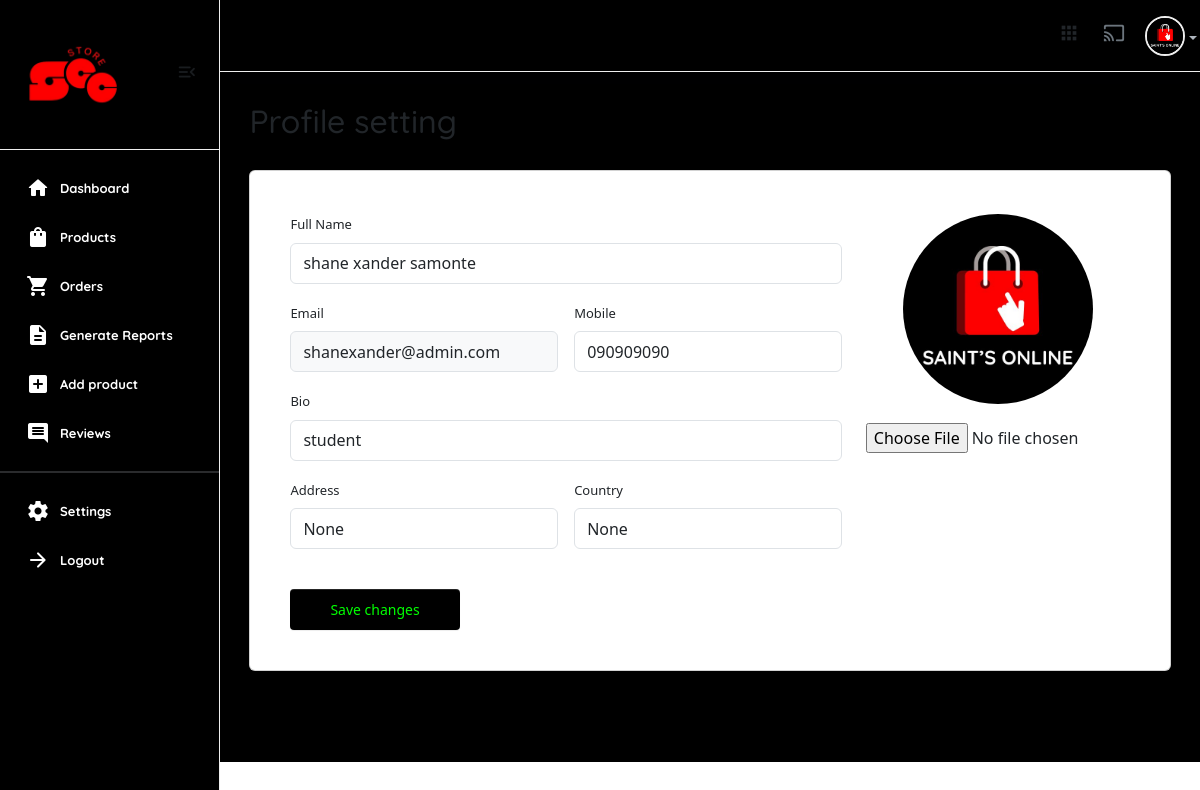
/useradmin/settings/ (signed in), run on the app's committed database.
### userauths/models.py (models this page shows, shortened)
class User(AbstractUser):
    email = models.EmailField(unique=True)
    username = models.CharField(max_length=100)
    bio = models.CharField(max_length=100)
    password = models.CharField(max_length=255)
    avatar = models.ImageField(upload_to='image/')
    USERNAME_FIELD = "email"
    REQUIRED_FIELDS = ['username']

class Profile(models.Model):
    user = models.OneToOneField(User, on_delete=models.CASCADE)
    image = models.ImageField(upload_to="image")
    full_name = models.CharField(max_length=200, null=True, blank=True)
    bio = models.CharField(max_length=200, null=True, blank=True)
    phone = models.CharField(max_length=200) # +234 (456) - 789
    address = models.CharField(max_length=200, null=True, blank=True)
    country = models.CharField(max_length=200, null=True, blank=True)
    relative_students = models.ManyToManyField(User, blank=True, related_name='parents', symmetrical=False)
    verified = models.BooleanField(default=False)

### useradmin/views.py (the view, shortened to what this page needs)
# urls.py: path("settings/", views.settings, name="settings"),
@user_passes_test(is_admin)
def settings(request):
    profile = Profile.objects.get(user=request.user)
    context = {
        'profile':profile,
    }
    return render(request, "useradmin/settings.html", context)

### core/context_processor.py (called while the page is built)
def default(request):
    categories = Category.objects.all()
    vendors = Vendor.objects.all()
    min_max_price = Product.objects.aggregate(Min("price"), Max("price"))
    try:
        address = Address.objects.get(user=request.user)
    except:
        address = None
    return {
        'categories': categories,
        'address':address,
        'vendors': vendors,
        'min_max_price':min_max_price
    }

### useradmin/views.py (called while the page is built)
def is_admin(user):
    return user.groups.filter(name='Staff').exists()

### templates/useradmin/settings.html (shortened to what this page needs)
{% extends 'useradmin/base.html' %}
{% load static %}
{% load humanize %}
{% block content %}
<section class="content-main">
    <div class="content-header">
        <h2 class="content-title">Profile setting</h2>
    </div>
    <div class="card">
        <div class="card-body">
            <div class="row gx-5">
                <div class="col-lg-12">
                    <section class="content-body p-xl-4">
                        <form method="POST" enctype="multipart/form-data">
                            <div class="row">
                                <div class="col-lg-8">
                                    <div class="row gx-3">
                                        <div class="col-12 mb-3">
                                            <label class="form-label">Full Name</label>
                                            <input class="form-control" name="full_name" type="text" value="{{request.user.profile.full_name}}" placeholder="Enter full name" />
                                        </div>
                                        <div class="col-6 mb-3">
                                            <label class="form-label">Email</label>
                                            <input class="form-control bg-light" name="email" value="{{request.user.email}}" readonly type="text" placeholder="Type here" />
                                        </div>
                                        <div class="col-lg-6 mb-3">
                                            <label class="form-label">Mobile</label>
                                            <input class="form-control" name="phone" value="{{request.user.profile.phone}}" type="text" placeholder="+123 456 7890" />
                                        </div>
                                         <div class="col-lg-12 mb-3">
                                            <label class="form-label">Bio</label>
                                            <input class="form-control" name="bio" value="{{request.user.profile.bio}}" type="text" placeholder="Type here" />
                                        </div>
                                        <div class="col-lg-6 mb-3">
                                            <label class="form-label">Address</label>
                                            <input class="form-control" name="address" value="{{request.user.profile.address}}" type="text" placeholder="Type here" />
                                        </div>
                                        <div class="col-lg-6 mb-3">
                                            <label class="form-label">Country</label>
                                            <input class="form-control" name="country" value="{{request.user.profile.country}}" type="text" placeholder="Type here" />
                                        </div>
                                    </div>
                                </div>
                                <aside class="col-lg-4">
                                    <figure class="text-lg-center">
                                        {% if profile.image %}
                                            <img class="img-lg mb-3 img-avatar" src="{{profile.image.url}}" alt="User Photo" />
                                        {% else %}
                                            <img class="img-lg mb-3 img-avatar" src="https://www.shutterstock.com/image-vector/vector-flat-illustration-grayscale-avatar-600nw-2281862025.jpg" alt="User Photo" />
                                        {% endif %}
                                        <figcaption>
                                            <input type="file" class="form-control-file" name="image">
                                        </figcaption>
                                    </figure>
                                </aside>
                            </div>
                            <br />
                            <button class="btn btn-primary" type="submit">Save changes</button>
                        </form>
                    </section>
                </div>
            </div>
        </div>
    </div>
</section>
{% endblock content %}

### templates/useradmin/base.html (shortened to what this page needs)
{% load static %}
<!DOCTYPE html>
<html lang="en">
    <head>
        <link href="{% static 'assets2/css/main.css' %}" rel="stylesheet" type="text/css" />
        <link rel="stylesheet" href="https://cdnjs.cloudflare.com/ajax/libs/font-awesome/6.0.0/css/all.min.css" />
        <link href="https://cdn.jsdelivr.net/npm/select2@4.0.13/dist/css/select2.min.css" rel="stylesheet" />
        <link href="https://cdn.datatables.net/v/bs5/moment-2.29.4/jszip-3.10.1/dt-2.2.2/af-2.7.0/b-3.2.2/b-html5-3.2.2/b-print-3.2.2/cr-2.0.4/date-1.5.5/fc-5.0.4/fh-4.0.1/kt-2.12.1/r-3.0.4/rg-1.5.1/rr-1.5.0/sc-2.4.3/sb-1.8.2/sp-2.3.3/sl-3.0.0/datatables.min.css" rel="stylesheet">
        <link href="https://cdn.jsdelivr.net/npm/bootstrap@5.0.2/dist/css/bootstrap.min.css" rel="stylesheet">
        <link rel="stylesheet" href="{% static 'css/dataTables.bootstrap4.min.css' %}">
        <link rel="stylesheet" href="https://cdn.datatables.net/buttons/2.4.2/css/buttons.bootstrap4.min.css">
        <link href="https://cdn.jsdelivr.net/npm/bootstrap@5.3.0/dist/css/bootstrap.min.css" rel="stylesheet">
        <link href="https://cdn.jsdelivr.net/npm/bootstrap-icons@1.10.5/font/bootstrap-icons.css" rel="stylesheet">
    </head>
    <body>
        <aside class="navbar-aside" id="offcanvas_aside">
            <div class="aside-top">
                <a href="{% url 'useradmin:dashboard' %}" class="brand-wrap">
                    <img src="{% static 'assets/imgs/theme/owshit.png' %}" class="logo" alt="E-commerce Dashboard" />
                </a>
                <div>
                    <button class="btn btn-icon btn-aside-minimize"><i class="text-muted material-icons md-menu_open"> </i></button>
                </div>
            </div>
            <nav>
                <ul class="menu-aside">
                    <li class="menu-item active">
                        <a class="menu-link" href="{% url 'useradmin:dashboard' %}">
                            <i class="icon material-icons md-home"></i>
                            <span class="text">Dashboard</span>
                        </a>
                    </li>
                    <li class="menu-item">
                        <a class="menu-link" href="{% url 'useradmin:dashboard-products' %}">
                            <i class="icon material-icons md-shopping_bag"></i>
                            <span class="text">Products</span>
                        </a>
                    </li>
                    <li class="menu-item">
                        <a class="menu-link" href="{% url 'useradmin:orders' %}">
                            <i class="icon material-icons md-shopping_cart"></i>
                            <span class="text">Orders</span>
                        </a>
                    </li>
                    <li class="menu-item ">
                        <a class="menu-link" href="{% url 'useradmin:generate-reports' %}">
                            <i class="icon material-icons md-description"></i>
                            <span class="text">Generate Reports</span>
                        </a>
                    </li>
                    <li class="menu-item ">
                        <a class="menu-link" href="{% url 'useradmin:dashboard-add-products' %}">
                            <i class="icon material-icons md-add_box"></i>
                            <span class="text">Add product</span>
                        </a>
                    </li>
                    <li class="menu-item">
                        <a class="menu-link" href="{% url 'useradmin:reviews'%}">
                            <i class="icon material-icons md-comment"></i>
                            <span class="text">Reviews</span>
                        </a>
                    </li>
                </ul>
                <hr />
                <ul class="menu-aside">
                    <li class="menu-item">
                        <a class="menu-link" href="{% url 'useradmin:settings' %}">
                            <i class="icon material-icons md-settings"></i>
                            <span class="text">Settings</span>
                        </a>
                    </li>
                    <li class="menu-item">
                        <a class="menu-link" href="{% url 'userauths:sign-out' %}">
                            <i class="icon material-icons md-arrow_forward"></i>
                            <span class="text">Logout</span>
                        </a>
                    </li>
                </ul>
                <br />
                <br />
            </nav>
        </aside>
        <main class="main-wrap">
             <header class="main-header navbar">
                <div class="col-nav">
                    <button class="btn btn-icon btn-mobile me-auto" data-trigger="#offcanvas_aside"><i class="material-icons md-apps"></i></button>
                    <ul class="nav">
                        <li class="nav-item">
                            <a href="#" class="requestfullscreen nav-link btn-icon"><i class="material-icons md-cast"></i></a>
                        </li>
                        <li class="dropdown nav-item">
                            <a class="dropdown-toggle" data-bs-toggle="dropdown" href="#" id="dropdownAccount" aria-expanded="false">
                                {% if request.user.profile.image %}
                                <img class="img-xs rounded-circle" src="{{request.user.profile.image.url}}" alt="User" />
                                {% else %}
                                <img class="img-xs rounded-circle" src="https://www.shutterstock.com/image-vector/vector-flat-illustration-grayscale-avatar-600nw-2281862025.jpg" alt="User" />
                                {% endif %}
                            </a>
                        </li>
                    </ul>
                </div>
            </header>
            {% block content %}
            {% endblock content %}
        </main>
    </body>
</html>

### data on the page
User: user.profile.image (picture), full_name "shane xander samonte", email "shanexander@admin.com", phone "090909090", bio "student", address "None", country "None"
Profile: image (picture)
